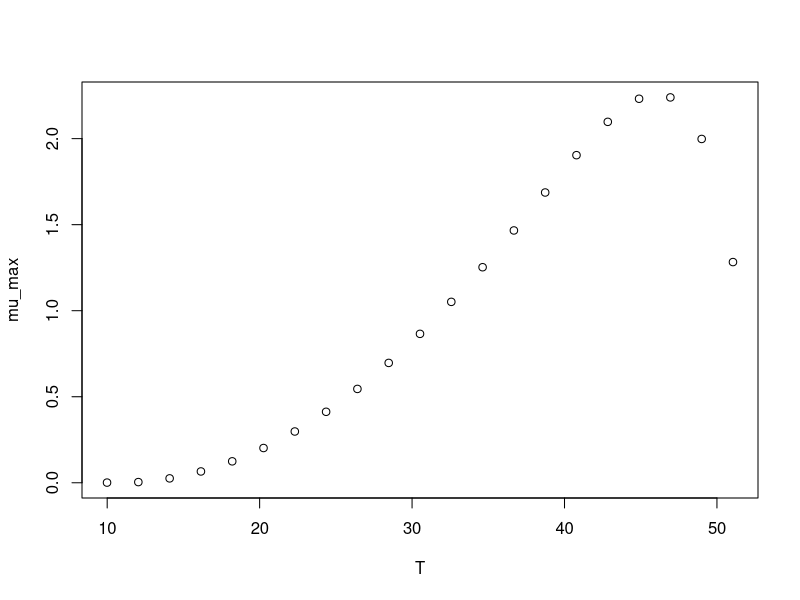

Reproduce this figure in R.
#############################
# start of Parameter script
#############################
T <- seq(9.99000999000999,51.051,length.out=21)
#############################
# end of Parameter script
#############################
############################# 
# start of Model script Gropin ID 1159 
#############################
 
# constant coefficients for this model
 
variables <- data.frame(T)
argumentsPar <- expand.grid(variables)
 
# heart of the model
response_surface <- function(T) {
   mumax <-(0.047^2)*((T-10.69)^2)*(sqrt(1-exp(0.252*(T-52.8))))^2

return(mumax=mumax)
} 

# output parameters
mumax <- cbind(argumentsPar,response_surface(argumentsPar['T']))
colnames(mumax) <- c(colnames(argumentsPar),'mumax')
#############################
# End of Model script
#############################
############################# 
# start of Visualisation script Gropin ID 1159 
#############################
plot(T,mumax$mumax,
                          xlab='T',
                          ylab='mu_max')
#############################
# End of Visualisation script
#############################
